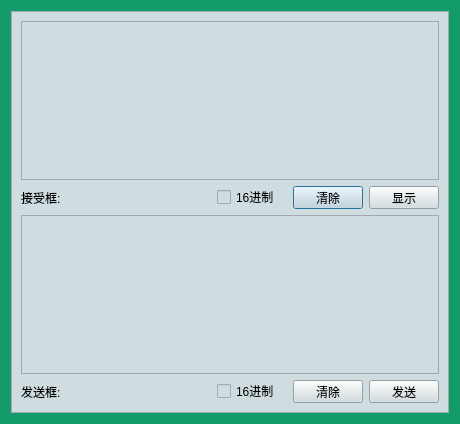
<?xml version="1.0" encoding="UTF-8"?>
<ui version="4.0">
 <class>DataShow</class>
 <widget class="QDialog" name="DataShow">
  <property name="geometry">
   <rect>
    <x>0</x>
    <y>0</y>
    <width>460</width>
    <height>424</height>
   </rect>
  </property>
  <property name="minimumSize">
   <size>
    <width>460</width>
    <height>330</height>
   </size>
  </property>
  <property name="baseSize">
   <size>
    <width>460</width>
    <height>330</height>
   </size>
  </property>
  <property name="windowTitle">
   <string>Dialog</string>
  </property>
  <property name="styleSheet">
   <string notr="true">background-color: rgb(19, 156, 106);</string>
  </property>
  <layout class="QHBoxLayout" name="horizontalLayout">
   <item>
    <widget class="QFrame" name="frame">
     <property name="styleSheet">
      <string notr="true">background-color: rgb(207, 220, 224);</string>
     </property>
     <property name="frameShape">
      <enum>QFrame::StyledPanel</enum>
     </property>
     <property name="frameShadow">
      <enum>QFrame::Raised</enum>
     </property>
     <layout class="QVBoxLayout" name="verticalLayout">
      <item>
       <widget class="QTextEdit" name="textEdit_DataShow"/>
      </item>
      <item>
       <layout class="QHBoxLayout" name="horizontalLayout_2">
        <item>
         <widget class="QLabel" name="label">
          <property name="text">
           <string>接受框:</string>
          </property>
         </widget>
        </item>
        <item>
         <widget class="QCheckBox" name="checkBox_Hex">
          <property name="enabled">
           <bool>true</bool>
          </property>
          <property name="minimumSize">
           <size>
            <width>0</width>
            <height>0</height>
           </size>
          </property>
          <property name="maximumSize">
           <size>
            <width>70</width>
            <height>16</height>
           </size>
          </property>
          <property name="text">
           <string>16进制</string>
          </property>
         </widget>
        </item>
        <item>
         <widget class="QPushButton" name="pushButton_clear">
          <property name="maximumSize">
           <size>
            <width>70</width>
            <height>23</height>
           </size>
          </property>
          <property name="text">
           <string>清除</string>
          </property>
         </widget>
        </item>
        <item>
         <widget class="QPushButton" name="pushButton_pause">
          <property name="maximumSize">
           <size>
            <width>70</width>
            <height>23</height>
           </size>
          </property>
          <property name="text">
           <string>显示</string>
          </property>
         </widget>
        </item>
       </layout>
      </item>
      <item>
       <widget class="QTextEdit" name="textEdit_Send"/>
      </item>
      <item>
       <layout class="QHBoxLayout" name="horizontalLayout_3">
        <item>
         <widget class="QLabel" name="label_2">
          <property name="text">
           <string>发送框:</string>
          </property>
         </widget>
        </item>
        <item>
         <widget class="QCheckBox" name="checkBox_Hex_Send">
          <property name="maximumSize">
           <size>
            <width>70</width>
            <height>16</height>
           </size>
          </property>
          <property name="text">
           <string>16进制</string>
          </property>
         </widget>
        </item>
        <item>
         <widget class="QPushButton" name="pushButton_Clear_Send">
          <property name="maximumSize">
           <size>
            <width>70</width>
            <height>23</height>
           </size>
          </property>
          <property name="text">
           <string>清除</string>
          </property>
         </widget>
        </item>
        <item>
         <widget class="QPushButton" name="pushButton_Send">
          <property name="maximumSize">
           <size>
            <width>70</width>
            <height>23</height>
           </size>
          </property>
          <property name="text">
           <string>发送</string>
          </property>
         </widget>
        </item>
       </layout>
      </item>
     </layout>
    </widget>
   </item>
  </layout>
 </widget>
 <resources/>
 <connections/>
</ui>
